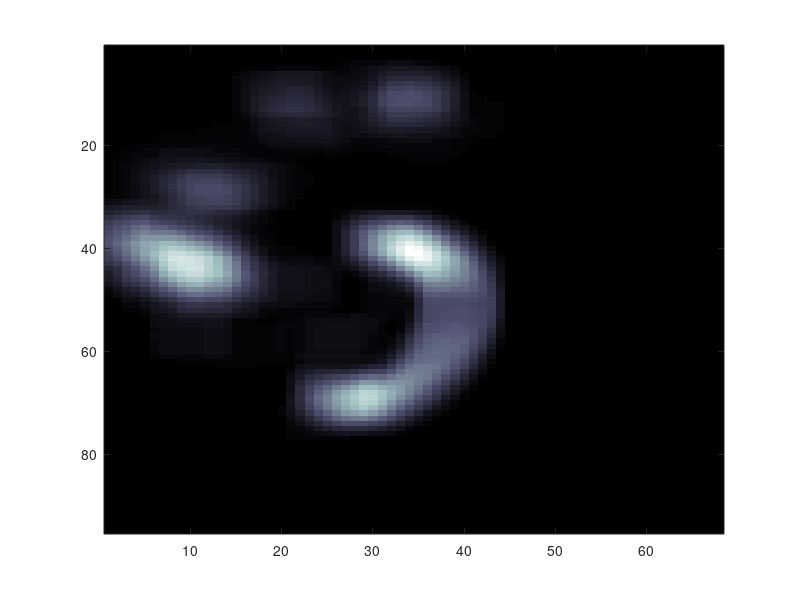

This chart was generated by the following MATLAB code:
% This MATLAB will do VBM to Corpus Callosum
%% 2D MRI of corpus callosum of human brain
% The data was used to publish study 
%
% Chung, M.K., Dalton, K.M., Alexander, A.L., Davidson, R.J. 2004.  
% Less white matter concentration in autism: 2D voxel-based morphometry. 
% NeuroImage 23:242-251
%
% The script reads 2D MRI image size 95 x 68 from SPM'99 package. 
%
% (C) 2003 Moo K. Chung, University of Wisconsin-Madison
%     mchung@stat.wisc.edu
%
% Created: 2003 Dec 24 
% Upated: 2025 April 10

load corpuscallsum.mat

%It will load MRI images of 16 autistic and 12 control subjects
%The first control subject is displayed as

figure
imagesc(squeeze(control(1,:,:)));colormap('bone')

%Ages in years are given in age_control and age_autism

%One important scientifc questions are as follows.
% (1) If there is corpus callosum region (pixels) that show the group differnce.
% (2) If there is any age trend.
% (3) if there is group-specific age differnce. Testing interaction














